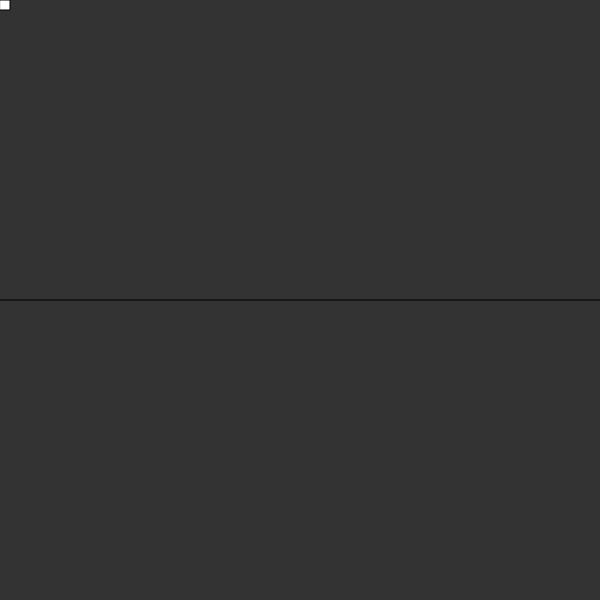
Frame 1 (no input)
Frame 60 (no input): identical to frame 1, image omitted
Frame 120 (the mouse pressed at the canvas centre since frame 60): identical to frame 1, image omitted

The p5.js sketch that drew this single still picture (run headless with seeded random() and noise() and a simulated clock; from frame 60 on, the mouse is pressed at the canvas centre):

// p5.js sketch
// ── sketch.js
let player;
let playerMap;

function setup() {
    playerMap = new PlayerMap();
    createCanvas(playerMap.x, playerMap.y);
    player = new Player();
}

function draw() {
    // background of the map
    background(51);

    player.show();

    // draw a line from the middle of the screen
    line(0, playerMap.size / 2, playerMap.size, playerMap.size / 2);

    // player.fire();
}

function keyPressed() {
    if (keyCode === UP_ARROW) {
        player.walkUp();
    } else if (keyCode === DOWN_ARROW) {
        player.walkDown();
    } else if (keyCode === RIGHT_ARROW) {
        player.walkRight();
    } else if (keyCode === LEFT_ARROW) {
        player.walkLeft();
    }
}

function keyTyped() {
    console.log(keyCode);
}

function mouseClicked() {
    player.fire();
}

// ── player.js
class Player {
    constructor() {
        this.x = 0;
        this.y = 0;
        this.width = 10;
        this.height = 10;
        this.playerMap = new PlayerMap();

        this.speed = 20;
    }

    show() {
        fill(255);
        rect(this.x, this.y, this.width, this.height);
    }

    walkUp() {
        let newCoordinates = (this.y - this.speed);
        if (newCoordinates >= 0) {
            this.y = newCoordinates;
        }
    }

    walkDown() {
        this.y = (this.y + this.speed);
    }

    walkLeft() {
        let newCoordinates = (this.x - this.speed);
        if (newCoordinates >= 0) {
            this.x = newCoordinates;
        }
    }

    walkRight() {
        let newCoordinates = (this.x + this.speed);
        if (newCoordinates < this.playerMap.x) {
            this.x = newCoordinates;
        }
    }

    fire() {
        console.log("fire!");

        fill(255);
        rect(this.x + 10, this.y + 10, this.width, this.height);
    }
}

// ── playerMap.js
class PlayerMap{
    constructor() {
        this.size = 600;
        this.x = 600;
        this.y = 600;
    }
}
